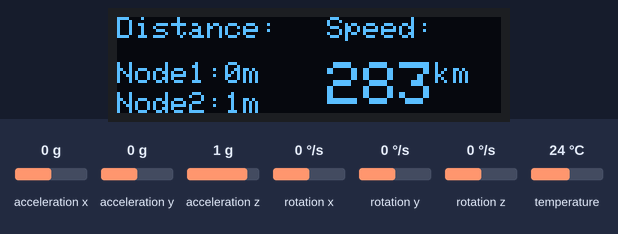
Bench run of a sketch on a simulated Arduino Uno, built with avr-gcc and run on an emulated ATmega328P. Shown: 128×32 one-colour display. Inputs (shaded band) come from the test bench; at power-on: acceleration x 0 g, acceleration y 0 g, acceleration z 1 g, rotation x 0 °/s, rotation y 0 °/s, rotation z 0 °/s, temperature 24 °C. The display library's start-up logo is not drawn; what the sketch prints to the serial monitor is not drawn.

Above: at 1.1 s.
At 5.1 s:
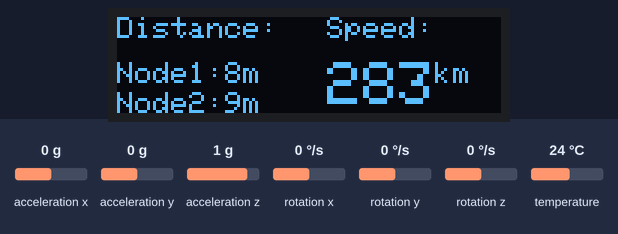
At 10.1 s:
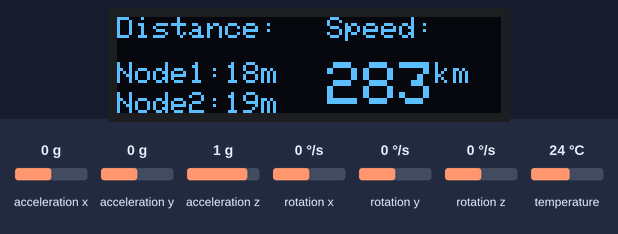
At 19.1 s:
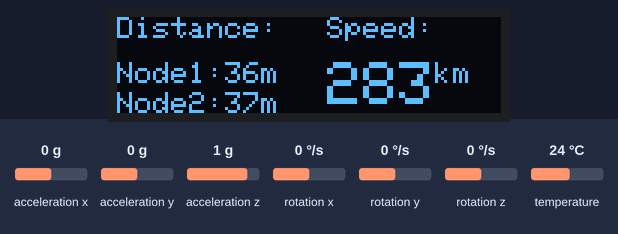
At 28.1 s:
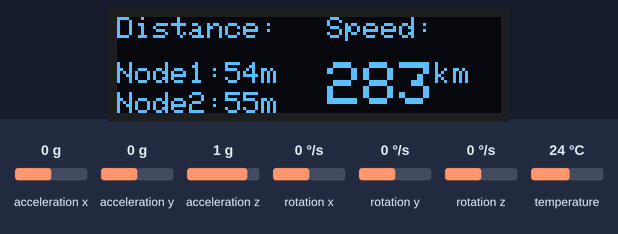
At 38.1 s:
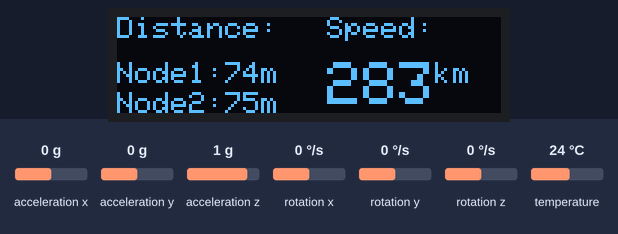

Measured:
- what the display in image 0 shows lasts 1.0 s, from 1.0 s to 2.0 s

The sketch:

MultiplixerNode.ino
```cpp
#include <Adafruit_GFX.h>
#include <Adafruit_MPU6050.h>
#include <Adafruit_SSD1306.h>
#include <Adafruit_Sensor.h>

#define SCREEN_WIDTH 128
#define SCREEN_HEIGHT 32

Adafruit_MPU6050 mpu;

#define OLED_RESET     -1 // Reset pin # (or -1 if sharing Arduino reset pin)
#define SCREEN_ADDRESS 0x3C ///< See datasheet for Address; 0x3D for 128x64, 0x3C for 128x32
Adafruit_SSD1306 display = Adafruit_SSD1306(SCREEN_WIDTH, SCREEN_HEIGHT, &Wire, OLED_RESET);

int count = 0;
double kecAwal = 0;
double velocity, accX, veloKm;
const long interval = 1000;
unsigned long prevMillis = 0;

//// Select I2C BUS
//void TCA9548A(uint8_t bus){
//  Wire.beginTransmission(0x70);  // TCA9548A address
//  Wire.write(1 << bus);          // send byte to select bus
//  Wire.endTransmission();
//  Serial.print(bus);
//}

double kecepatan(double vo, double acX, int prevTimeX, int currentTimeX){
  int t = ((currentTimeX/1000) - (prevTimeX/1000));
  double v = (vo+(acX*t));
//  Serial.println(v);
  return v;
}

void setup() {
  Serial.begin(115200);

  // Start I2C communication with the Multiplexer
//  Wire.begin();

  // Init OLED display on bus number 2
//  TCA9548A(2);

  if (!mpu.begin()) {
    Serial.println("Sensor init failed");
    while (1)
      yield();
  }

  mpu.setAccelerometerRange(MPU6050_RANGE_8_G);

  if(!display.begin(SSD1306_SWITCHCAPVCC, SCREEN_ADDRESS)) {
    Serial.println(F("SSD1306 allocation failed"));
    for(;;);
  }

  display.display();
  delay(500);
  display.setTextSize(1);
  display.setTextColor(WHITE);
  display.setRotation(0);
}

void loop() {
  unsigned long currentMillis = millis();
  if(currentMillis - prevMillis >= interval){

   //untuk pembacaan accelerometer
    sensors_event_t a, g, temp;
    mpu.getEvent(&a, &g, &temp);

//    accX = a.acceleration.x;
    accX = 78.7;
    velocity = kecepatan(kecAwal, accX, prevMillis, currentMillis);
    prevMillis = currentMillis;

    //konversi m/s to km/h
    //double vKm = (velocity/1000)/(1/3600);
    double vKm = velocity*3.6;

    if(vKm >= 10){
      veloKm = vKm;
    }else{
      veloKm = 0;
    }
    Serial.println(veloKm);

    // Write to OLED on bus number 2
  //  TCA9548A(2);
    display.clearDisplay();
    display.setTextSize(1);
    display.setCursor(0,0);
    display.print("Distance:");
    display.setCursor(0,15);
    display.print("Node1:");
    display.print(count++);
    display.print("m");
    display.setCursor(0,25);
    display.print("Node2:");
    display.print(count++);
    display.print("m");

    //kecepatan
    display.setTextSize(1);
    display.setCursor(70,0);
    display.print("Speed:");
    display.setTextSize(2);
    display.setCursor(70, 15);
    display.print(veloKm,0);
    display.setTextSize(1);
    display.print("km");
    display.display();

    if(count == 120){
      count = 0;
    }
  }
}
```
